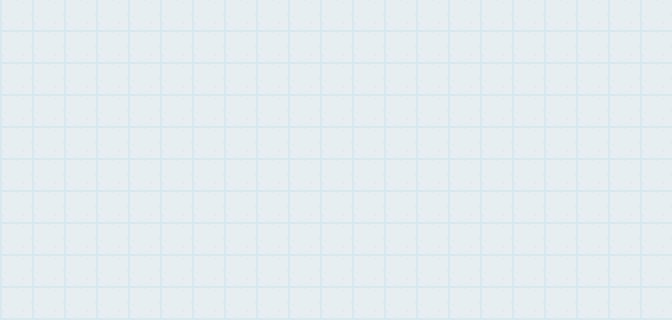

A level layout from a 2D game, rendered from its tile map. Below: a short description, then the map file with its tile-grid data intact:
An orthogonal 21x10 tile map with 32x32 px tiles, 1 tile layer (Tile Layer 1), 4 tilesets and 40 objects (level1, level2, level3, level4, level5).

<map version="1.2" tiledversion="1.2.3" orientation="orthogonal" renderorder="right-down" width="21" height="10" tilewidth="32" tileheight="32" infinite="0" nextlayerid="5" nextobjectid="54">
 <tileset firstgid="1" source="FloorTile.tsx" />
 <tileset firstgid="5" source="wallgreen.tsx" />
 <tileset firstgid="6" source="Player.tsx" />
 <tileset firstgid="7" source="walls.tsx" />
 <layer id="3" name="Tile Layer 1" width="21" height="10">
  <data encoding="csv">
1,1,1,1,1,1,1,1,1,1,1,1,1,1,1,1,1,1,1,1,1,
1,1,1,1,1,1,1,1,1,1,1,1,1,1,1,1,1,1,1,1,1,
1,1,1,1,1,1,1,1,1,1,1,1,1,1,1,1,1,1,1,1,1,
1,1,1,1,1,1,1,1,1,1,1,1,1,1,1,1,1,1,1,1,1,
1,1,1,1,1,1,1,1,1,1,1,1,1,1,1,1,1,1,1,1,1,
1,1,1,1,1,1,1,1,1,1,1,1,1,1,1,1,1,1,1,1,1,
1,1,1,1,1,1,1,1,1,1,1,1,1,1,1,1,1,1,1,1,1,
1,1,1,1,1,1,1,1,1,1,1,1,1,1,1,1,1,1,1,1,1,
1,1,1,1,1,1,1,1,1,1,1,1,1,1,1,1,1,1,1,1,1,
1,1,1,1,1,1,1,1,1,1,1,1,1,1,1,1,1,1,1,1,1
</data>
 </layer>
 <objectgroup id="2" name="Object Layer 1">
  <object id="4" template="DoorClosed.tx" name="level1" x="64" y="32" />
  <object id="5" template="DoorClosed.tx" name="level2" x="192" y="32" />
  <object id="6" template="DoorClosed.tx" name="level3" x="320" y="32" />
  <object id="7" template="DoorClosed.tx" name="level4" x="448" y="32" />
  <object id="8" template="DoorClosed.tx" name="level5" x="576" y="32" />
  <object id="14" template="Player.tx" x="320" y="288" />
  <object id="16" template="GreenWall.tx" x="0" y="32" />
  <object id="17" template="GreenWall.tx" x="32" y="32" />
  <object id="18" template="GreenWall.tx" x="96" y="32" />
  <object id="19" template="GreenWall.tx" x="128" y="32" />
  <object id="20" template="GreenWall.tx" x="160" y="32" />
  <object id="21" template="GreenWall.tx" x="224" y="32" />
  <object id="22" template="GreenWall.tx" x="256" y="32" />
  <object id="23" template="GreenWall.tx" x="288" y="32" />
  <object id="24" template="GreenWall.tx" x="384" y="32" />
  <object id="25" template="GreenWall.tx" x="352" y="32" />
  <object id="26" template="GreenWall.tx" x="416" y="32" />
  <object id="27" template="GreenWall.tx" x="480" y="32" />
  <object id="28" template="GreenWall.tx" x="512" y="32" />
  <object id="29" template="GreenWall.tx" x="544" y="32" />
  <object id="30" template="GreenWall.tx" x="608" y="32" />
  <object id="31" template="GreenWall.tx" x="640" y="32" />
  <object id="35" template="GreenWall.tx" x="640" y="64" />
  <object id="36" template="GreenWall.tx" x="640" y="96" />
  <object id="37" template="GreenWall.tx" x="640" y="128" />
  <object id="38" template="GreenWall.tx" x="640" y="160" />
  <object id="39" template="GreenWall.tx" x="640" y="192" />
  <object id="40" template="GreenWall.tx" x="640" y="224" />
  <object id="41" template="GreenWall.tx" x="640" y="256" />
  <object id="42" template="GreenWall.tx" x="640" y="288" />
  <object id="43" template="GreenWall.tx" x="640" y="320" />
  <object id="44" template="GreenWall.tx" x="0" y="64" />
  <object id="45" template="GreenWall.tx" x="0" y="96" />
  <object id="46" template="GreenWall.tx" x="0" y="128" />
  <object id="48" template="GreenWall.tx" x="0" y="160" />
  <object id="49" template="GreenWall.tx" x="0" y="192" />
  <object id="50" template="GreenWall.tx" x="0" y="256" />
  <object id="51" template="GreenWall.tx" x="0" y="224" />
  <object id="52" template="GreenWall.tx" x="0" y="288" />
  <object id="53" template="GreenWall.tx" x="0" y="320" />
 </objectgroup>
</map>
